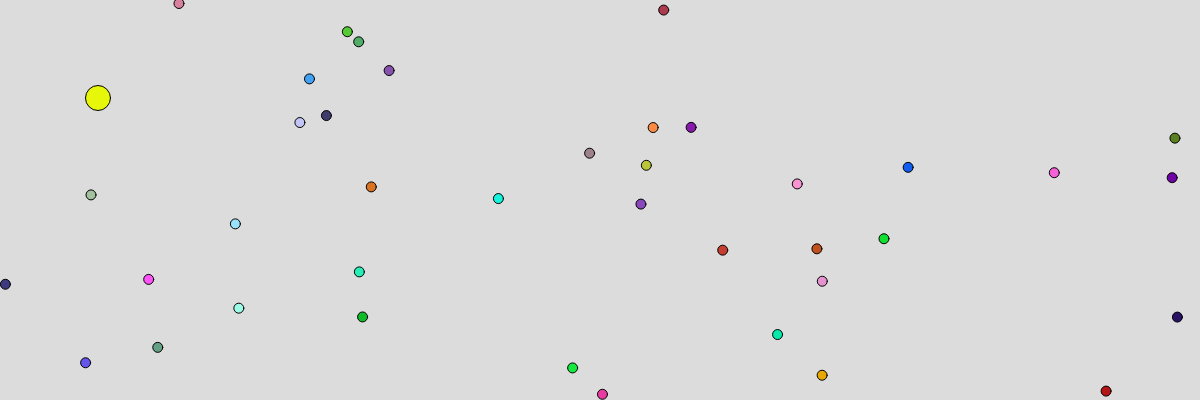
Frame 1 (no input)
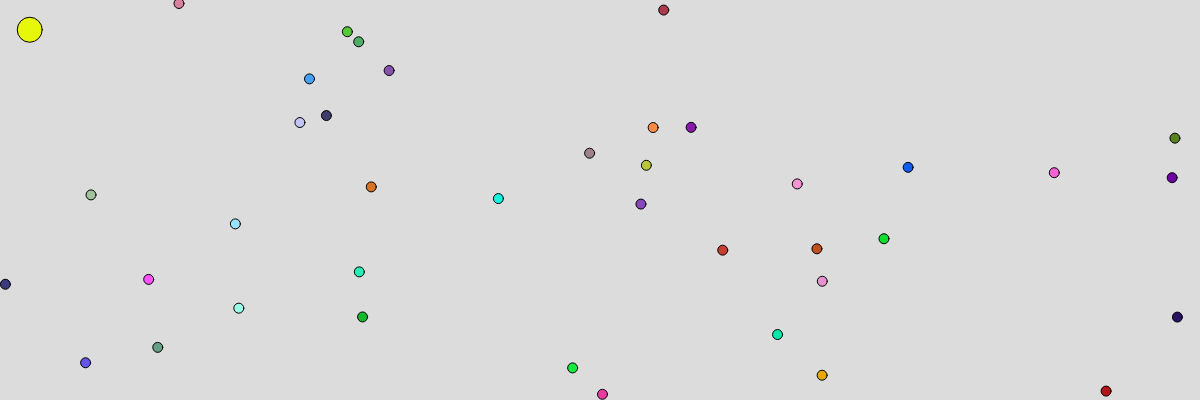
Frame 60 (no input)
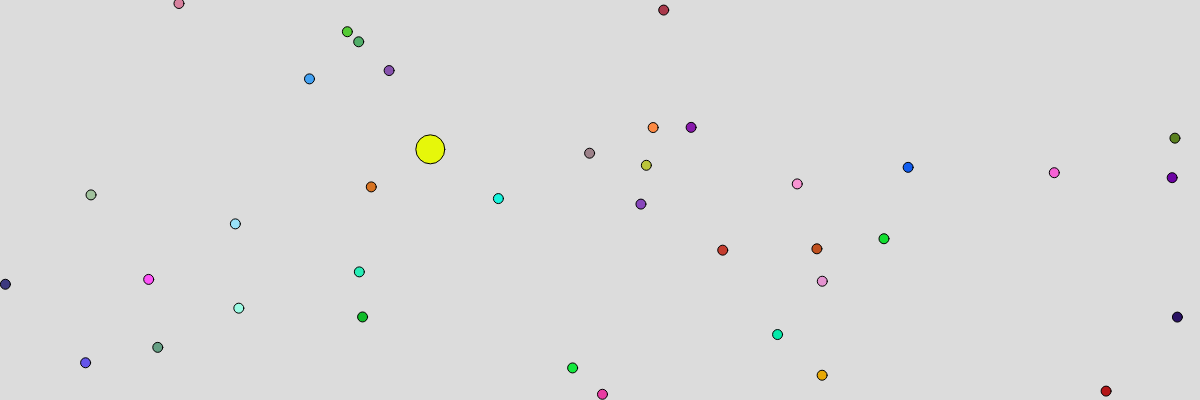
Frame 120 (the mouse pressed at the canvas centre since frame 60)

The p5.js sketch that drew these frames (run headless with seeded random() and noise() and a simulated clock; from frame 60 on, the mouse is pressed at the canvas centre):

// p5.js sketch
// ── sketch.js
let player1;
let matbiter = [];

function setup() {
  // put setup code here
  createCanvas(1200, 400);
  player1 = new Spiller(100, 100);
  for(let i = 0; i < 40; i += 1){
    matbiter[i] = new Matbit;
  }
}

function draw() {
  // put drawing code here
  background(220);
  for(let i = matbiter.length - 1; i > 0; i -= 1){
    let avstand = dist(player1.x, player1.y, matbiter[i].x, matbiter[i].y);
    if(avstand < (player1.storrelse + matbiter[i].storrelse) / 2){
      player1.spis();
      matbiter.splice(i,1);
    }
    else{
      matbiter[i].tegn();
    }
  }
  player1.flytt();
  player1.tegn();

}
// ting faller og ta imot

// ── matbit.js

class Matbit{
  constructor(){
    this.x = Math.random() * width;
    this.y = Math.random() * height;
    this.storrelse = 10;
    this.farge = `rgb(${Math.floor(Math.random()*255)} ,${Math.floor(Math.random()*255)},${Math.floor(Math.random()*255)})`;
    console.log(this.farge);

  }
  tegn(){
    fill(this.farge);
    circle(this.x, this.y, this.storrelse);
  }
}

// ── spill.js
class Spiller{
  constructor(x, y){
    this.x = x;
    this.y = y;
    this.storrelse = 25;
    this.farge = `rgb(${Math.floor(Math.random()*255)} ,${Math.floor(Math.random()*255)},${Math.floor(Math.random()*255)})`;
  }
  tegn(){
    fill(this.farge);
    circle(this.x, this.y, this.storrelse);
  }
  flytt(){
    this.x += (mouseX - this.x)*0.02;
    this.y += (mouseY - this.y)*0.02;
  }
  spis(){
    this.storrelse += 2;
  }
}
